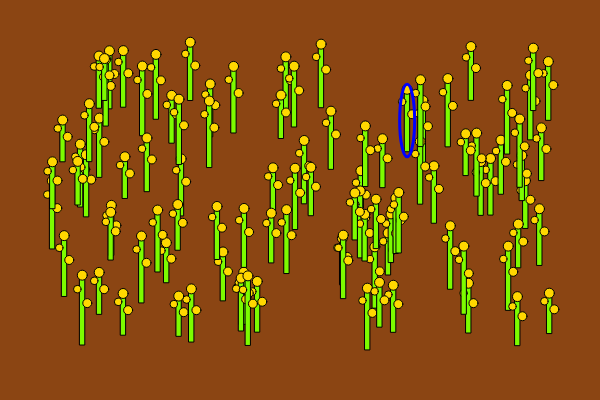
Frame 1 (no input)
Frame 60 (no input): identical to frame 1, image omitted
Frame 120 (the mouse pressed at the canvas centre since frame 60): identical to frame 1, image omitted

The p5.js sketch that drew this single still picture (run headless with seeded random() and noise() and a simulated clock; from frame 60 on, the mouse is pressed at the canvas centre):

// p5.js sketch
// ── sketch.js
let ricePlants = [];
let numPlants = 100;
let canvasWidth = 600;
let canvasHeight = 400;
let currentPlantIndex = 0;
let soilColor;
let harvestedPlants = [];

function setup() {
  createCanvas(canvasWidth, canvasHeight);
  soilColor = color(139, 69, 19); // Saddle brown for soil
  // Create rice plant objects
  for (let i = 0; i < numPlants; i++) {
    let x = random(50, canvasWidth - 50);
    let y = random(100, canvasHeight - 50);
    ricePlants.push(new RicePlant(x, y));
  }
}

function draw() {
  background(soilColor);

  // Draw the rice plants
  for (let i = 0; i < ricePlants.length; i++) {
    if (!ricePlants[i].harvested) {
      ricePlants[i].draw();
    }
  }

  // Highlight the currently selected rice plant
  if (ricePlants.length > 0 && currentPlantIndex < ricePlants.length) {
    let currentPlant = ricePlants[currentPlantIndex];
    if (!currentPlant.harvested) {
      noFill();
      stroke(0, 0, 255); // Blue highlight
      strokeWeight(3);
      ellipse(currentPlant.x, currentPlant.y - currentPlant.height / 2, currentPlant.width + 10, currentPlant.height + 10);
    }
  }

  // Draw harvested stumps
  fill(101, 67, 33); // Brown for stump
  noStroke();
  for (let stump of harvestedPlants) {
    rect(stump.x - 5, stump.y, 10, 15);
  }
}

function keyPressed() {
  if (keyCode === LEFT_ARROW) {
    currentPlantIndex = (currentPlantIndex - 1 + ricePlants.length) % ricePlants.length;
    // Skip harvested plants
    while (ricePlants[currentPlantIndex] && ricePlants[currentPlantIndex].harvested) {
      currentPlantIndex = (currentPlantIndex - 1 + ricePlants.length) % ricePlants.length;
    }
  } else if (keyCode === RIGHT_ARROW) {
    currentPlantIndex = (currentPlantIndex + 1) % ricePlants.length;
    // Skip harvested plants
    while (ricePlants[currentPlantIndex] && ricePlants[currentPlantIndex].harvested) {
      currentPlantIndex = (currentPlantIndex + 1) % ricePlants.length;
    }
  } else if (keyCode === DOWN_ARROW || keyCode === 32) { // Down arrow or Spacebar to harvest
    if (ricePlants.length > 0 && currentPlantIndex < ricePlants.length && !ricePlants[currentPlantIndex].harvested) {
      let harvestedPlant = ricePlants[currentPlantIndex];
      harvestedPlant.harvested = true;
      harvestedPlants.push({ x: harvestedPlant.x, y: harvestedPlant.y + harvestedPlant.height / 2 }); // Store stump position
    }
  }
}

class RicePlant {
  constructor(x, y) {
    this.x = x;
    this.y = y;
    this.height = random(40, 70);
    this.width = 5;
    this.leafColor = color(124, 252, 0); // Bright green
    this.grainColor = color(255, 215, 0); // Gold
    this.harvested = false;
  }

  draw() {
    stroke(0);
    strokeWeight(1);
    fill(this.leafColor);
    // Stem
    rect(this.x - this.width / 2, this.y - this.height, this.width, this.height);
    // Grains (simplified)
    fill(this.grainColor);
    ellipse(this.x, this.y - this.height, this.width * 2, this.width * 2);
    ellipse(this.x - this.width, this.y - this.height + this.height * 0.2, this.width * 1.5, this.width * 1.5);
    ellipse(this.x + this.width, this.y - this.height + this.height * 0.4, this.width * 1.8, this.width * 1.8);
  }
}
